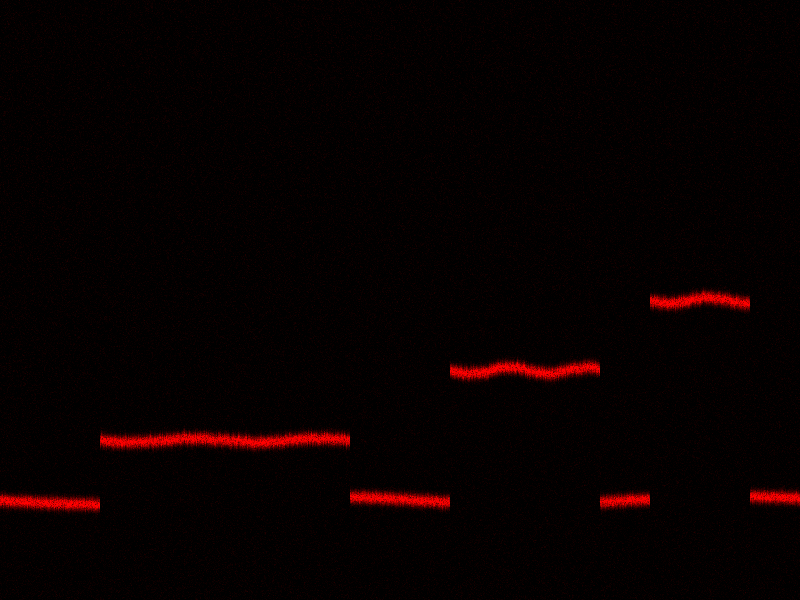
#> input picture Testovani na syntetickych snimcich/Prakticka_cast - Laserova linie zalomena cara/deformovane_tri_schody.png, 800 x 600 px
$ python Reseni.py
#> lines starting #> are read from the running program, lines starting #| are printed output that depends on the picture
import cv2
import numpy as np
import matplotlib.pyplot as plt
from scipy.signal import find_peaks

filename = "deformovane_tri_schody.png"

# Detekce profilu
def detekce_profilu(image_path, threshold=50):
#> called with image_path = 'deformovane_tri_schody.png', threshold = 80
    img = cv2.imread(image_path)
#> img is the input picture: shape (600, 800, 3); mean B, G, R 0, 0, 7.7
    if img is None: return None, None, None

    r_channel = img[:, :, 2]
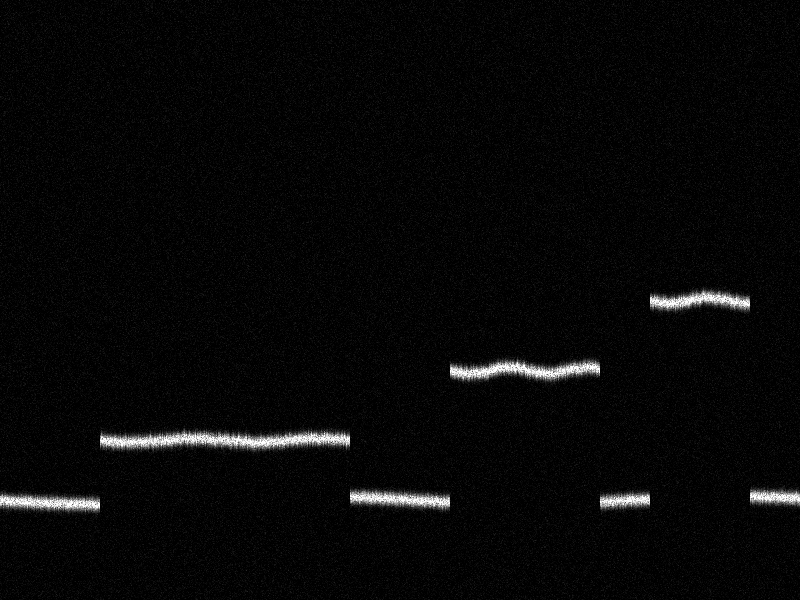
#> r_channel: shape (600, 800); min 0, max 255, mean 7.7
    r_channel = cv2.GaussianBlur(r_channel, (5, 5), 0)

    h, w = r_channel.shape
#> h = 600; w = 800
    profile_x = []
    profile_y = []

    for x in range(w):
        col = r_channel[:, x].astype(float)
        mask = col > threshold
        if np.sum(mask) > 0:
            y_indices = np.arange(h)
            intensity_sum = np.sum(col[mask])
            weighted_sum = np.sum(col[mask] * y_indices[mask])
            center_y = weighted_sum / intensity_sum
            profile_x.append(x)
            profile_y.append(center_y)
#> this loop made 800 passes
#> (intensity_sum, weighted_sum, center_y) on passes 1 to 12: (2232, 1116804, 500.4), (2293, 1146629, 500.1), (2234, 1116926, 500), (2067, 1033973, 500.2), (2038, 1019466, 500.2), (2096, 1048571, 500.3), (2191, 1096445, 500.4), (2325, 1164300, 500.8), (2286, 1144870, 500.8), (2146, 1074430, 500.7), (2145, 1074163, 500.8), (2164, 1083666, 500.8)
#> after the loop, profile_x = 800 values from 0 to 799; profile_y = 800 values, max 504.6 at index 96, min 296.4 at index 703, mean 431.9

    return img, np.array(profile_x), np.array(profile_y)


# Analýza hladin
def evaluate_multiple_levels(ys, min_distance=20):

    # Histogram
    hist_range = int(np.max(ys) - np.min(ys)) + 10
    hist, bin_edges = np.histogram(ys, bins=hist_range)
    bin_centers = (bin_edges[:-1] + bin_edges[1:]) / 2

    # B) Detekce vrcholů >> find_peaks najde lokální maxima v datech (eliminuje rozkmit jedné hladiny)
    peaks, properties = find_peaks(hist, distance=min_distance, height=5)

    # Získání Y-pozice těchto vrcholů
    found_levels_y = bin_centers[peaks]

    # Seřazení nalezené úrovně podle Y souřadnice (sestupně)
    sorted_indices = np.argsort(found_levels_y)[::-1]
    sorted_levels = found_levels_y[sorted_indices]

    return sorted_levels, hist, bin_centers


# Získání profilu
original_img, xs, ys = detekce_profilu(filename, threshold=80)
#> xs = 800 values from 0 to 799; ys has the same summary as profile_y in detekce_profilu

if xs is not None:
    # Analýza hladin - Hledáme více úrovní s odstupem minimálně min_distance=x)
    levels, hist, bins = evaluate_multiple_levels(ys, min_distance=30)
#> in evaluate_multiple_levels, `hist_range = int(np.max(ys) - np.min(ys)) + 10`: hist_range = 218
#> in evaluate_multiple_levels, `hist, bin_edges = np.histogram(ys, bins=hist_range)`: hist = 218 values, max 65 at index 148, min 0 at index 8, mean 3.67; bin_edges = 219 values from 296.4 to 504.6
#> in evaluate_multiple_levels, `bin_centers = (bin_edges[:-1] + bin_edges[1:]) / 2`: bin_centers = 218 values from 296.8 to 504.1
#> in evaluate_multiple_levels, `peaks, properties = find_peaks(hist, distance=min_distance, height=5)`: peaks = [6, 79, 148, 214]; properties = {'peak_heights': [23, 31, 65, 50]}
#> in evaluate_multiple_levels, `found_levels_y = bin_centers[peaks]`: found_levels_y = [302.6, 372.3, 438.2, 501.2]
#> in evaluate_multiple_levels, `sorted_indices = np.argsort(found_levels_y)[::-1]`: sorted_indices = [3, 2, 1, 0]
#> in evaluate_multiple_levels, `sorted_levels = found_levels_y[sorted_indices]`: sorted_levels = [501.2, 438.2, 372.3, 302.6]
#> levels = [501.2, 438.2, 372.3, 302.6]; bins = 218 values from 296.8 to 504.1

    print(f"--- Výsledek měření ---")
    print(f"Nalezeno úrovní: {len(levels)}")
#| Nalezeno úrovní: 4

    if len(levels) > 0:
        # První hladina je vždy brána jako referenční základna
        base_level = levels[0]
#> base_level = 501.2
        print(f"Základna (Podlaha): {base_level:.2f} px")
#| Základna (Podlaha): 501.24 px

        # Výpočet výšky všech ostatních hladin vůči základně
        measured_heights = []
        for i in range(1, len(levels)):
            h_diff = base_level - levels[i]
            measured_heights.append(h_diff)
            print(f" -> Objekt {i} (úroveň {levels[i]:.2f} px): VÝŠKA {h_diff:.2f} px")
#> this loop made 3 passes
#> h_diff on passes 1 to 3: 63.04, 128.9, 198.7
#|  -> Objekt 1 (úroveň 438.20 px): VÝŠKA 63.04 px
#|  -> Objekt 2 (úroveň 372.30 px): VÝŠKA 128.94 px
#|  -> Objekt 3 (úroveň 302.58 px): VÝŠKA 198.66 px
#> after the loop, measured_heights = [63.04, 128.9, 198.7]
    else:
        print("Nenalezeny žádné úrovně.")
        base_level = 0

    # Vizualizace
    plt.figure(figsize=(10, 8))

    # Graf 1: Profil
    plt.subplot(2, 1, 1)
    if original_img is not None:
        plt.imshow(cv2.cvtColor(original_img, cv2.COLOR_BGR2RGB))
    plt.plot(xs, ys, 'c-', linewidth=1, alpha=0.6, label='Profil')

    # Vykreslení všech nalezených hladin
    colors = ['r', 'g', 'orange', 'm']
    for i, lvl in enumerate(levels):
        c = colors[i % len(colors)]
        label = "Základna" if i == 0 else f"Objekt {i} ({base_level - lvl:.1f}px)"
        plt.axhline(lvl, color=c, linestyle='--', linewidth=2, label=label)
#> this loop made 4 passes
#> (lvl, c, label) on passes 1 to 4: (501.2, 'r', 'Základna'), (438.2, 'g', 'Objekt 1 (63.0px)'), (372.3, 'orange', 'Objekt 2 (128.9px)'), (302.6, 'm', 'Objekt 3 (198.7px)')

    plt.title(f"Detekce profilu - Nalezeno {len(levels)} úrovní")
    plt.legend()

    # Graf 2: Histogram
    plt.subplot(2, 1, 2)
    plt.bar(bins, hist, width=1.0, color='gray', alpha=0.7, label='Histogram')

    for i, lvl in enumerate(levels):
        c = colors[i % len(colors)]
        plt.axvline(lvl, color=c, linestyle='--', linewidth=2)
#> this loop made 4 passes
#> (lvl, c) on passes 1 to 4: (501.2, 'r'), (438.2, 'g'), (372.3, 'orange'), (302.6, 'm')

    plt.xlabel("Y souřadnice (pixel)")
    plt.ylabel("Počet bodů")
    plt.title("Analýza histogramu (lokální maxima)")

    cv2.imshow("Originalni obrazek", original_img)

    plt.tight_layout()
    plt.show()
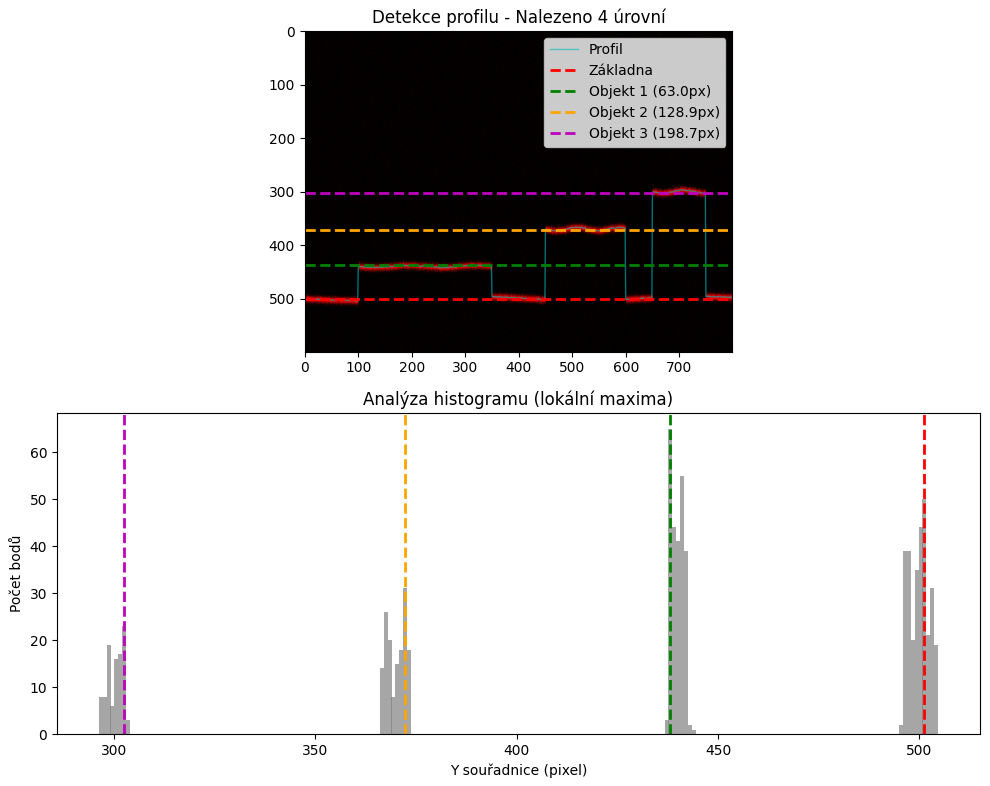
#> figure drawn by matplotlib, 2 panels; panel 2: tallest bar 65 high, from x = 437.7 to 438.7

else:
    print("Chyba: Obrázek nenalezen nebo detekce selhala.")
